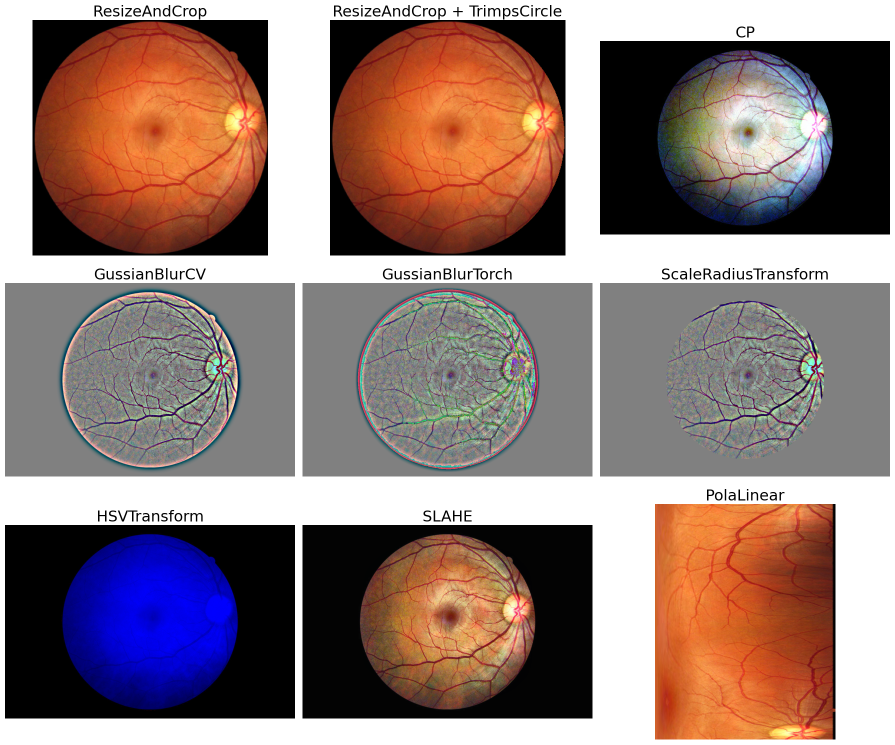
#> input picture images/preprocess_image.png, 1790 x 1489 px (shown at 1/2 size)
$ python -i shape_preprocessing.py   (imports and definitions only)
#> lines starting #> are read from the running program, lines starting #| are printed output that depends on the picture
import cv2
import torch
import numpy as np

# Trim circle image
class TrimpsCircle:
    def __call__(self, image: torch.Tensor):
        image = image.permute(1, 2, 0).cpu().numpy()
        height, width = image.shape[:2]
        mask = np.zeros((height, width), dtype=np.uint8)
        center = (int(width // 2.01), int(height // 2.01))
        radius = min(center[0], center[1])
        # img = cv2.circle(mask, center, radius, (255, 255, 255), -1)
        if image.shape[2] == 4:
            alpha_channel = image[:, :, 3]
            image_rgb = image[:, :, :3]
            masked_rgb = cv2.bitwise_and(image_rgb, image_rgb, mask=mask)
            masked_alpha = cv2.bitwise_and(alpha_channel, alpha_channel, mask=mask)
            result = cv2.merge([masked_rgb[:, :, 0], masked_rgb[:, :, 1], masked_rgb[:, :, 2], masked_alpha])
        else: result = cv2.bitwise_and(image, image, mask=mask)
        result = torch.tensor(result).permute(2,0,1)
        return result

class ScaleRadiusTransform:
    def __call__(self, image: torch.Tensor, scale=500):
        img = image.permute(1,2,0).numpy()
        a = self.scaleRadius(img, scale)
        b = np.zeros(a.shape)
        x = a.shape[1] / 2
        y = a.shape[0] / 2
        center_coordinates = (int(x), int(y))
        cv2.circle(b, center_coordinates, int(scale * 0.9), (1, 1, 1), -1, 8, 0)
        aa = cv2.addWeighted(a, 4, cv2.GaussianBlur(a, (0, 0), scale / 30), -4, 128) * b + 128 * (1 - b)
        aa = torch.tensor(aa).permute(2,0,1).int()
        return aa

    def scaleRadius(self, image, scale):
        k = image.shape[0]/2
        x = image[int(k), :, :].sum(1)
        r=(x>x.mean()/10).sum()/2
        if r == 0: r = 1
        s=scale*1.0/r
        return cv2.resize(image,(0,0),fx=s,fy=s)

>>> import cv2
>>> picture = cv2.imread('images/preprocess_image.png', cv2.IMREAD_GRAYSCALE)
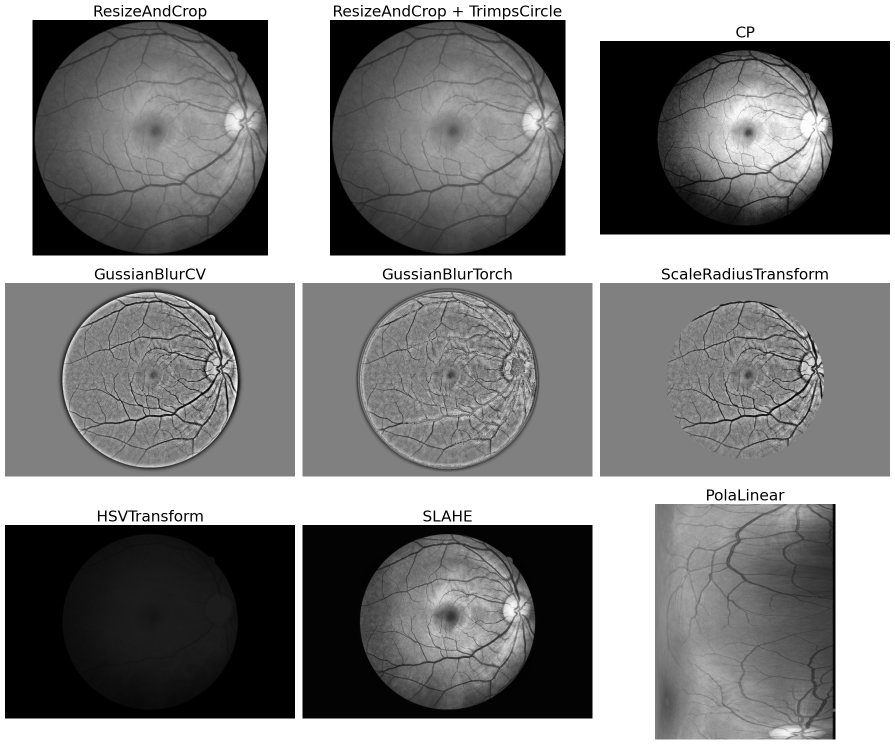
#> picture: shape (1489, 1790) (shown at 1/2 size); min 0, max 255, mean 129.9
#> (the run stopped early here; a loop or call above may not have finished)
